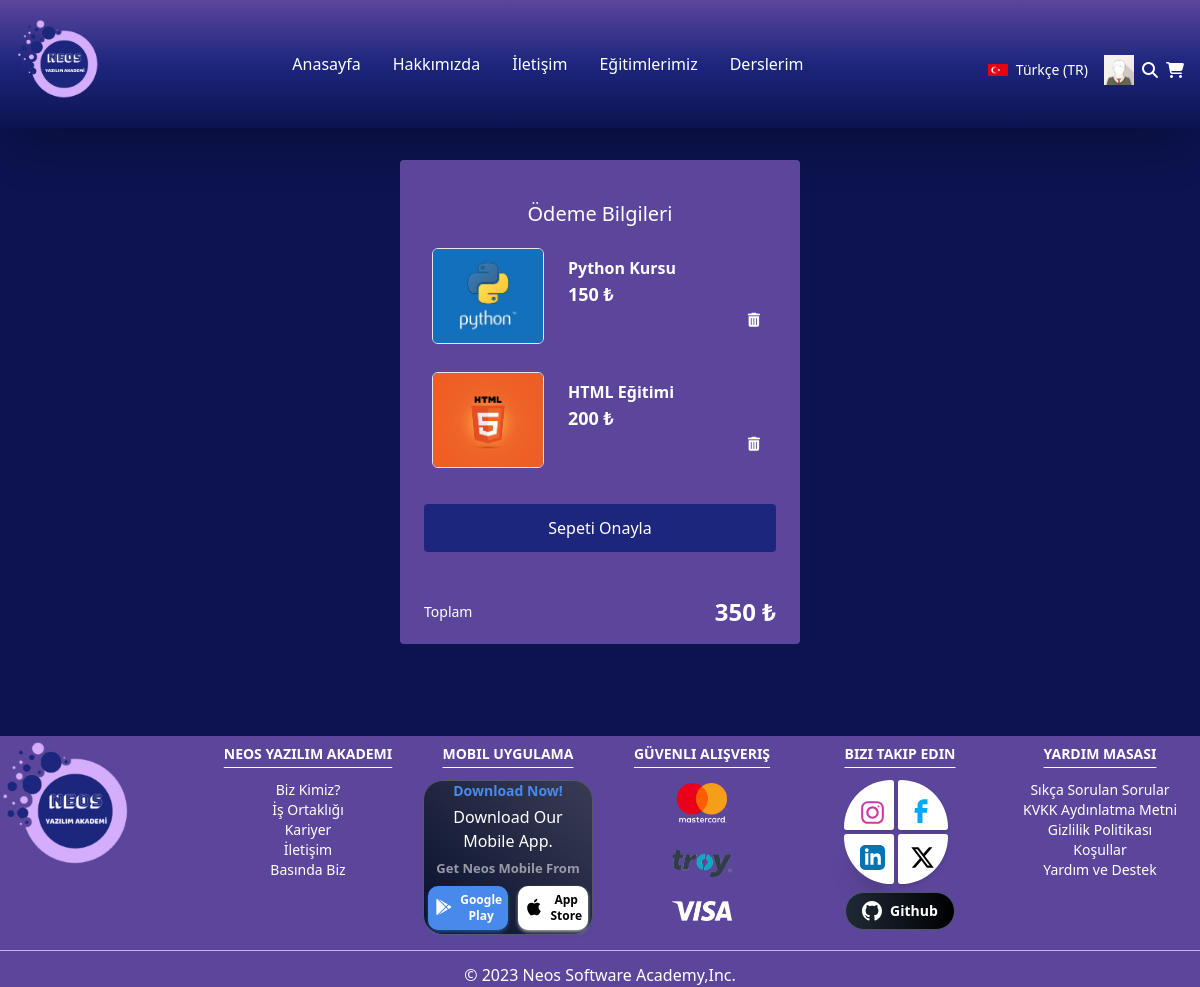
/sepet/ (signed in), run on an earlier commit of the app's database.
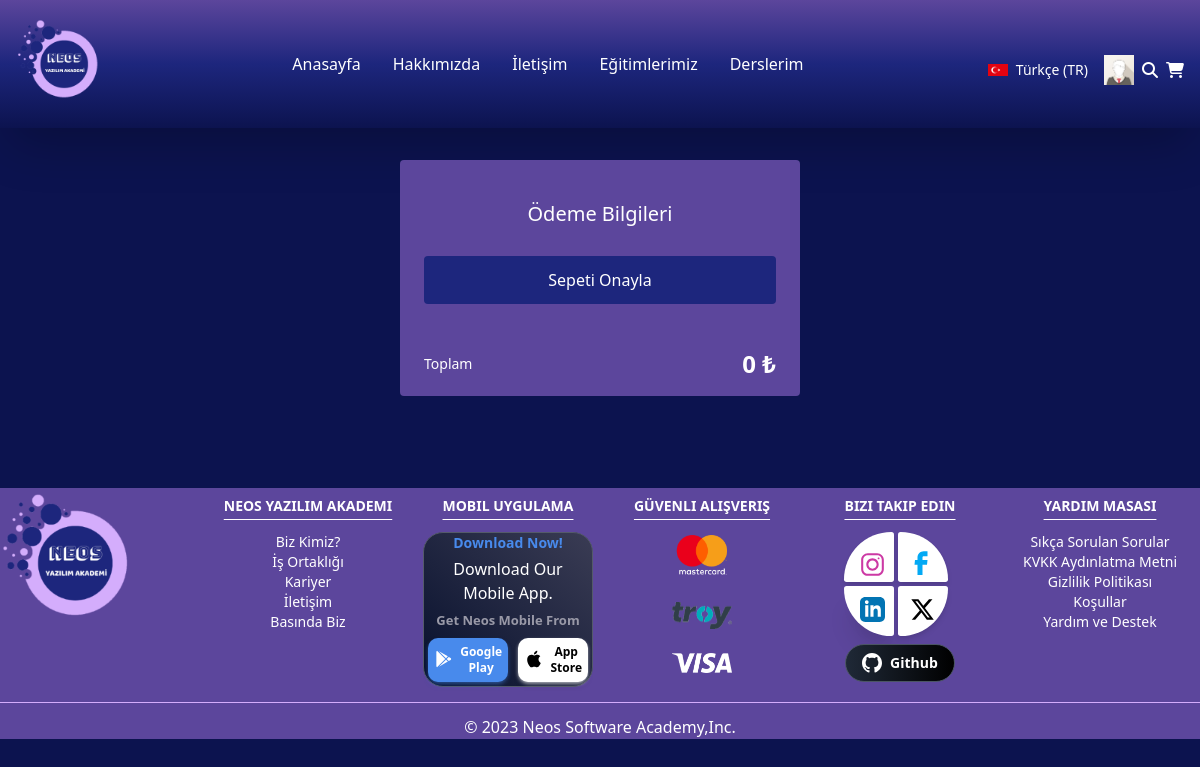
And on a later commit of the database.
### LMSapp/models.py (models this page shows, shortened)
class Sepet(models.Model):
    ekleyen = models.ForeignKey(CustomUser, on_delete=models.CASCADE)
    egitim = models.ForeignKey(Egitimler, on_delete=models.CASCADE)
    total = models.IntegerField()
    odendiMi = models.BooleanField(default=False, verbose_name='Ödendi mi?')

class Egitimler(models.Model):
    egitimler_title = models.CharField(max_length=200)
    egitim_icerigi = models.CharField(max_length=200)
    egitim_suresi = models.IntegerField()
    egitim_ana_kategori = models.ManyToManyField(AnaCategory, blank= True, null=True)
    egitim_alt_kategori = models.ForeignKey(AltCategory, on_delete= models.SET_NULL, null= True)
    egitim_image = models.ImageField(upload_to='egitim_pic')
    egitim_seviyesi = models.ForeignKey(CourseLevel,on_delete=models.SET_NULL, null=True)
    egitim_ucreti = models.IntegerField(null=True)
    egitmen = models.ForeignKey(CustomUser,on_delete=models.CASCADE)
    slug = models.SlugField(blank=True, null=True, unique=True, db_index=True, editable=False)

### LMSapp/views.py (the view, shortened to what this page needs)
# urls.py: path('sepet/',sepet,name='sepet'),
def sepet(request):
    if request.user.is_authenticated:
        kurslar = Sepet.objects.filter(ekleyen = request.user, odendiMi = False)
        toplam=0
        for i in kurslar:
            toplam +=i.total
        context = {
            'kurslar':kurslar,
            'toplam':toplam
        }
        return render(request,'sepet.html',context)
    return render(request,'sepet.html')

### LMSapp/templates/sepet.html (shortened to what this page needs)
{% extends "base.html" %}
{% load static %}
{% load humanize %}
{% block content %}
<div class="mt-4 w-full flex flex-col justify-evenly md:flex-row flex-container h-full">
  <div class="w-full md:w-1/3 payments mt-4 p-4 space-y-3 border-none sm:border-transparent sm:rounded bg-mor px-2 py-4 sm:px-6 mb-20" id="payments-div">
    <p class="mt-6 text-center text-md text-white md:text-xl lg:text-start font-medium">Ödeme Bilgileri</p>
    {% for sepet in kurslar %}
    <div class="bg-mor flex flex-col border-none sm:border-transparent sm:rounded sm:flex-row" id="product-1">
      <img class="m-2 h-24 w-28 rounded-md border object-cover object-center" src="{{sepet.egitim.egitim_image.url}}" alt="product-1">
      <div class="flex w-full flex-col px-4 py-4">
        <span class="text-white font-semibold">{{sepet.egitim.egitimler_title}}</span>
        <p class="text-white text-lg font-bold">{{sepet.egitim.egitim_ucreti|intcomma}} ₺</p>
        <form action="" method="POST" class="text-end">
          <button type="submit" name="sil" class="cursor-pointer fa-solid fa-trash-can fa-sm" style="color: #ffffff;"></button>
        </form>
      </div>
    </div>
    {% endfor %}
<form action="" method="POST">
    <button type="submit" name='odeme' id="confirm-button" class="w-full mt-4 mb-8 rounded border-transparent bg-mavi hover:bg-white hover:text-mavi px-6 py-3 font-medium text-white">Sepeti Onayla</button>
</form>
<div class="mt-6 flex items-center justify-between">
  <p class="text-white text-sm font-medium ">Toplam</p>
  <p class="text-white text-2xl font-semibold ">{{toplam|intcomma}} ₺</p>
</div>
  </div>
</div>
{% endblock content %}

What changed in the data, as far as the page shows it:
removed Sepet: egitim.egitim_image (picture), egitim.egitimler_title "Python Kursu", egitim.egitim_ucreti "150"
no longer on this page (row edited): Sepet: egitim.egitim_image (picture), egitim.egitimler_title "HTML Eğitimi", egitim.egitim_ucreti "200"
Also different on the page:
{{ toplam|intcomma }}: "350" → "0"
